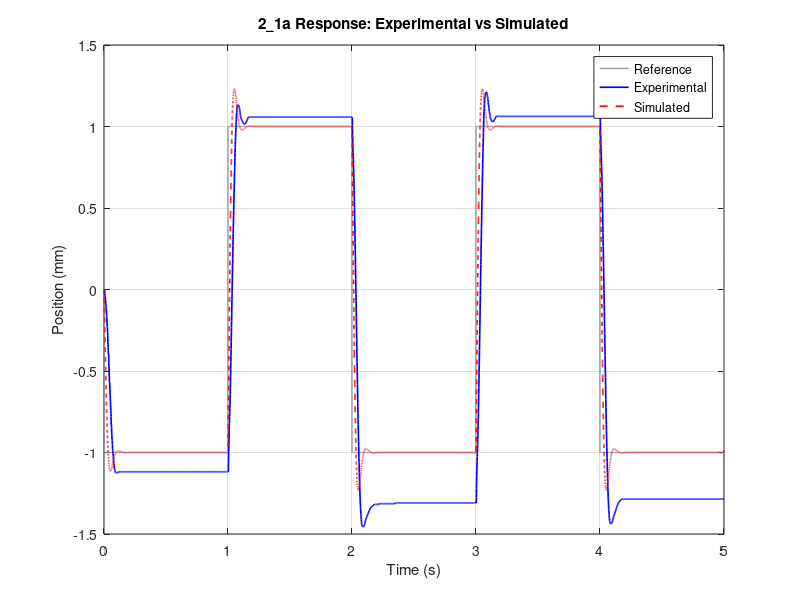
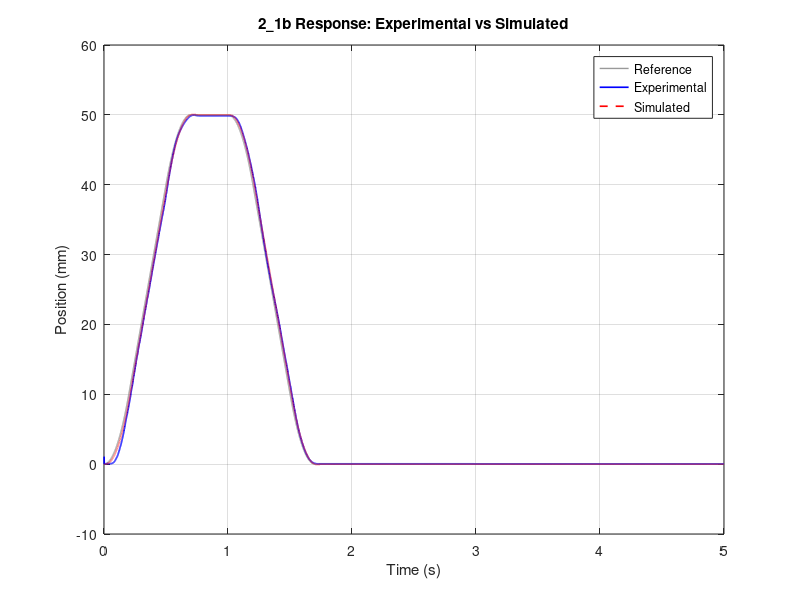

Reproduce these figures in MATLAB, in order.
% Load experimental data
data1 = load('2_1a.mat');
data2 = load('2_1b.mat');

% Define plant parameters
m = 2.45e-4;      % mass [kg]
b = 0.010339;     % damping coefficient [N*s/m]

% Define PD controller gains
Kp = 3947.86 * m;     % proportional gain
Kd = 0.008134;    % derivative gain

% Create Laplace variable
s = tf('s');

% Closed-loop PD-controlled plant
plant = 1/(s*(m*s + b));
controller = Kp + Kd*s;
sys = feedback(controller*plant, 1);  % unity negative feedback

% Original time vectors
t1 = data1.time;
t2 = data2.time;

% Reference signals
x_r1 = data1.x_r;
x_r2 = data2.x_r;

% --- Resample input to avoid undersampling ---
dt = 1e-4;  % smaller than 2.4e-4 as suggested by warning

t1_fine = t1(1):dt:t1(end);
x_r1_fine = interp1(t1, x_r1, t1_fine, 'linear');

t2_fine = t2(1):dt:t2(end);
x_r2_fine = interp1(t2, x_r2, t2_fine, 'linear');

% Simulate responses
y_sim1 = lsim(sys, x_r1_fine, t1_fine);
y_sim2 = lsim(sys, x_r2_fine, t2_fine);

% --- Plot 2_1a ---
figure;
plot(t1, x_r1, 'Color', [0.6 0.6 0.6], 'LineWidth', 1); hold on;
plot(t1, data1.x_out, 'b', 'LineWidth', 1.2);
plot(t1_fine, y_sim1, 'r--', 'LineWidth', 1.2);
title('2\_1a Response: Experimental vs Simulated');
xlabel('Time (s)');
ylabel('Position (mm)');
legend('Reference', 'Experimental', 'Simulated');
grid on;

% --- Plot 2_1b ---
figure;
plot(t2, x_r2, 'Color', [0.6 0.6 0.6], 'LineWidth', 1); hold on;
plot(t2, data2.x_out, 'b', 'LineWidth', 1.2);
plot(t2_fine, y_sim2, 'r--', 'LineWidth', 1.2);
title('2\_1b Response: Experimental vs Simulated');
xlabel('Time (s)');
ylabel('Position (mm)');
legend('Reference', 'Experimental', 'Simulated');
grid on;
